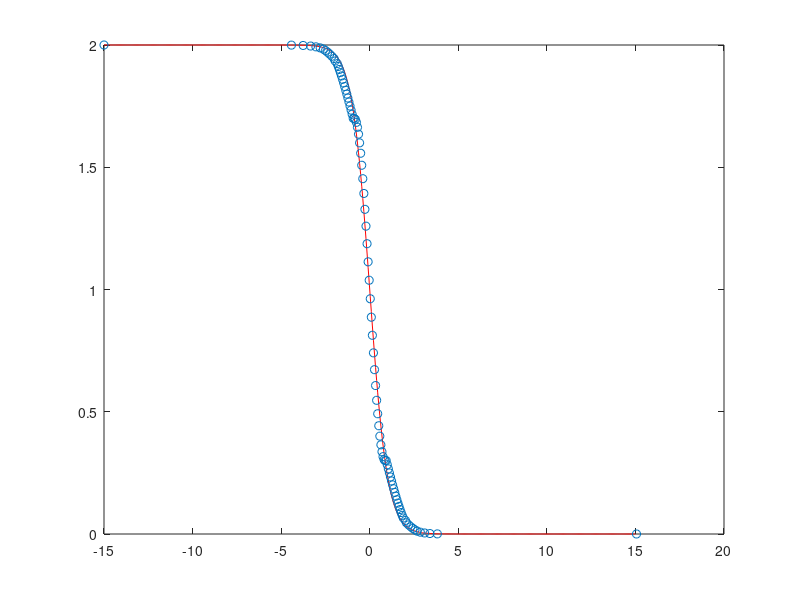

Recreate this plot in MATLAB.
clear all;
nz= 500;
z=linspace(-15,15,nz);
rho=1-tanh(z);


% Sort using bin pdf approach
nbin_max=50;
rmax=max(rho);
rmin=min(rho);
dr=rmax-rmin;



%=====STEP 1
zb = zeros(1,nbin_max);
rhob = zeros(1,nbin_max);
for i=1:nz
    dzi = z(2)-z(1);
    rho_index = 2 + nbin_max*(rmax-rho(i))/dr;  % Bin the density
    j = floor(rho_index);
    j = min(j,nbin_max);
    zb(j) = zb(j) + dzi;
end

zbb=zeros(1,nbin_max+1);
for i=2:nbin_max+1      % Running sum of z - eliminate voids
    zbb(i)=zbb(i-1)+zb(i-1);
end

rhob(1)=rmax;
rhob(2:nbin_max) = rmax-([2:nbin_max]*dr)/nbin_max;



%=====STEP 2
r2 = 1.7;%rhob(2);
r1 = 0.3;%rhob(nbins-1);
nbin_max = 3*nbin_max-2;
zb = zeros(1,nbin_max);
rhob = zeros(1,nbin_max);

for i=1:nz
    
    %Map \rho(theta) ===> \theta(rho) using Chebyshev transf
    rr = rho(i);
    if     (rr>=r2 && rr <= rmax)
        theta = acos( (rr-r2)/(rmax-r2) );
    elseif (rr>r1 && rr < r2)
        theta = pi - asin( 2.0*(rr-r1)/(r2-r1)-1 );
    else
        theta = 2*pi -acos( (r1-rr)/(r1-rmin) );
    end
    
    rho_index = 2 + nbin_max*(1.0-theta/2.0/pi);  % Bin the density
    j = floor(rho_index);
    j = min(j,nbin_max);
    zb(j) = zb(j) + dzi;
end
         
k=1;
for i=1:nbin_max      % Running sum of z - eliminate voids
if (zb(i)>0) 
    k=k+1;
    zb(k)=zb(k-1)+zb(i);
end
end
nbins = k;



% zone 1
N = floor(nbins/3);
theta=linspace(0,pi/2,N);
rho1=rmax*cos(theta)+r2*(1-cos(theta));


% zone 2
N = nbins-2*floor(nbins/3);
theta=linspace(pi/2,3*pi/2,N);
rho2 = 0.5*(r1*(1-sin(theta))+r2*(1+sin(theta)));


% zone 3
N = floor(nbins/3);
theta=linspace(3*pi/2,2*pi,N);
rho3=r1*(1-cos(theta)) + rmin*cos(theta);
rhob = [rho1 rho2 rho3];



plot(z,rho,'r'); hold on;
plot(zb(1:nbins)-15,rhob(1:nbins),'o')
